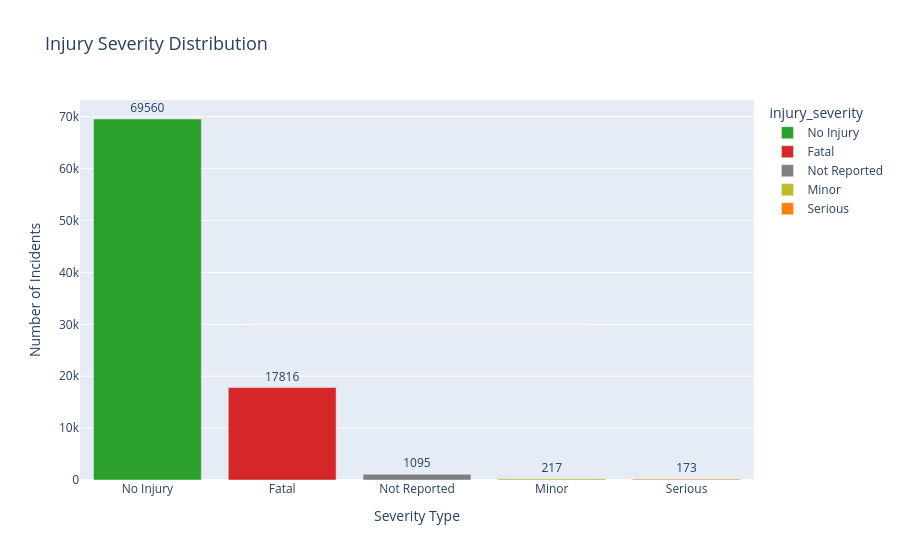

Notebook code cell kept with this figure:
### Markdown cell above
### 1. injury_count

### Code cell
# Count values
injury_count = aviation_df['injury_severity'].value_counts().reset_index()
injury_count.columns = ['injury_severity', 'count']

# Custom color
injury_palette = {
    'Fatal': '#d62728',
    'Serious': '#ff7f0e',
    'Minor': '#bcbd22',
    'No Injury': '#2ca02c',
    'Not Reported': '#7f7f7f'
}

# Plot figure
fig = px.bar(injury_count, x = 'injury_severity', y = 'count', 
    title = 'Injury Severity Distribution',
    color = 'injury_severity',
    color_discrete_map = injury_palette,
    text = 'count'
)

# Layout styling
fig.update_traces(textposition='outside')
fig.update_layout(
    xaxis_title = 'Severity Type',
    yaxis_title = 'Number of Incidents',
    title_font_size = 18,
    xaxis_tickangle = 0,
    uniformtext_minsize = 8,
    uniformtext_mode = 'hide'
)

fig.show()

### Figure 1 — Plotly figure (JSON) as saved in the notebook; plotly's stock layout.template omitted (floating-point values rounded to 4 significant figures)
{"data": [{"alignmentgroup": "True", "hovertemplate": "injury_severity=%{x}<br>count=%{text}<extra></extra>", "legendgroup": "No Injury", "marker": {"color": "#2ca02c"}, "name": "No Injury", "offsetgroup": "No Injury", "orientation": "v", "showlegend": true, "text": [69560], "textposition": "outside", "type": "bar", "x": ["No Injury"], "xaxis": "x", "y": [69560], "yaxis": "y"}, {"alignmentgroup": "True", "hovertemplate": "injury_severity=%{x}<br>count=%{text}<extra></extra>", "legendgroup": "Fatal", "marker": {"color": "#d62728"}, "name": "Fatal", "offsetgroup": "Fatal", "orientation": "v", "showlegend": true, "text": [17816], "textposition": "outside", "type": "bar", "x": ["Fatal"], "xaxis": "x", "y": [17816], "yaxis": "y"}, {"alignmentgroup": "True", "hovertemplate": "injury_severity=%{x}<br>count=%{text}<extra></extra>", "legendgroup": "Not Reported", "marker": {"color": "#7f7f7f"}, "name": "Not Reported", "offsetgroup": "Not Reported", "orientation": "v", "showlegend": true, "text": [1095], "textposition": "outside", "type": "bar", "x": ["Not Reported"], "xaxis": "x", "y": [1095], "yaxis": "y"}, {"alignmentgroup": "True", "hovertemplate": "injury_severity=%{x}<br>count=%{text}<extra></extra>", "legendgroup": "Minor", "marker": {"color": "#bcbd22"}, "name": "Minor", "offsetgroup": "Minor", "orientation": "v", "showlegend": true, "text": [217], "textposition": "outside", "type": "bar", "x": ["Minor"], "xaxis": "x", "y": [217], "yaxis": "y"}, {"alignmentgroup": "True", "hovertemplate": "injury_severity=%{x}<br>count=%{text}<extra></extra>", "legendgroup": "Serious", "marker": {"color": "#ff7f0e"}, "name": "Serious", "offsetgroup": "Serious", "orientation": "v", "showlegend": true, "text": [173], "textposition": "outside", "type": "bar", "x": ["Serious"], "xaxis": "x", "y": [173], "yaxis": "y"}], "layout": {"barmode": "relative", "legend": {"title": {"text": "injury_severity"}, "tracegroupgap": 0}, "title": {"font": {"size": 18}, "text": "Injury Severity Distribution"}, "uniformtext": {"minsize": 8, "mode": "hide"}, "xaxis": {"anchor": "y", "categoryarray": ["No Injury", "Fatal", "Not Reported", "Minor", "Serious"], "categoryorder": "array", "domain": [0, 1], "tickangle": 0, "title": {"text": "Severity Type"}}, "yaxis": {"anchor": "x", "domain": [0, 1], "title": {"text": "Number of Incidents"}}}}
